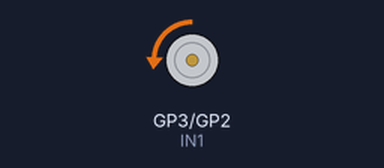
Recording of a program running on a simulated Raspberry Pi Pico running MicroPython. Parts: motor-driver pin pairs drawn as motors (green arrow = first pin HIGH = forward, orange = second pin HIGH = backward, longer = more drive, scaled by the enable pin).

Above: at 0.1 s.
At 14.1 s:
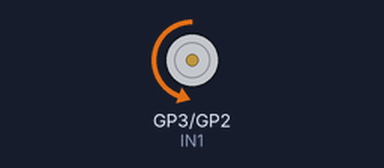
At 21.1 s:
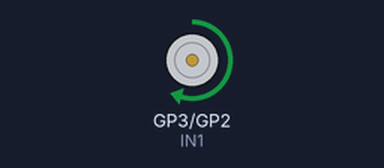
At 33.1 s:
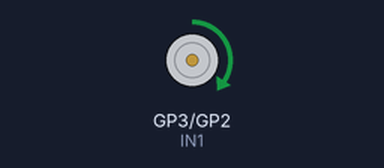
Timing chart, 0 to 39.5 s (numbered marks = the images above):
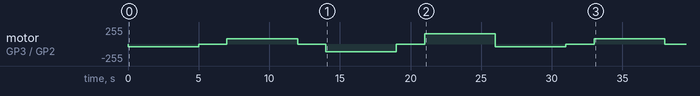

The program:

DC_motor.py
```python
################################
# LN298 Dc motor driver interface With RPi Pico
# Author: Dharmendra Kumar Yadav
#####################################
from machine import Pin, PWM
from time import sleep

IN1 = Pin(3, Pin.OUT)
IN2 = Pin(2, Pin.OUT)

speed = PWM(Pin(4))
speed.freq(1000)

while True:
        speed.duty_u16(10000)
        IN1.low()  #spin forward
        IN2.high()
        sleep(5)

        IN1.low()  #stop
        IN2.low()
        sleep(2)

        speed.duty_u16(20000)
        IN1.high()  #spin backward
        IN2.low()
        sleep(5)

        IN1.low()  #stop
        IN2.low()
        sleep(2)

        speed.duty_u16(30000)
        IN1.low()  #spin forward
        IN2.high()
        sleep(5)

        IN1.low()  #stop
        IN2.low()
        sleep(2)

        speed.duty_u16(40000)
        IN1.high()  #spin backward
        IN2.low()
        sleep(5)
```

Measured:
- by itself, motor on GP3 (IN1) / GP2 (IN2): stopped → backward 39/255 at 0.00 s, → stopped 5.0 s later, → forward 78/255 2.0 s later, → stopped 5.0 s later, … (11 changes in this stretch)
